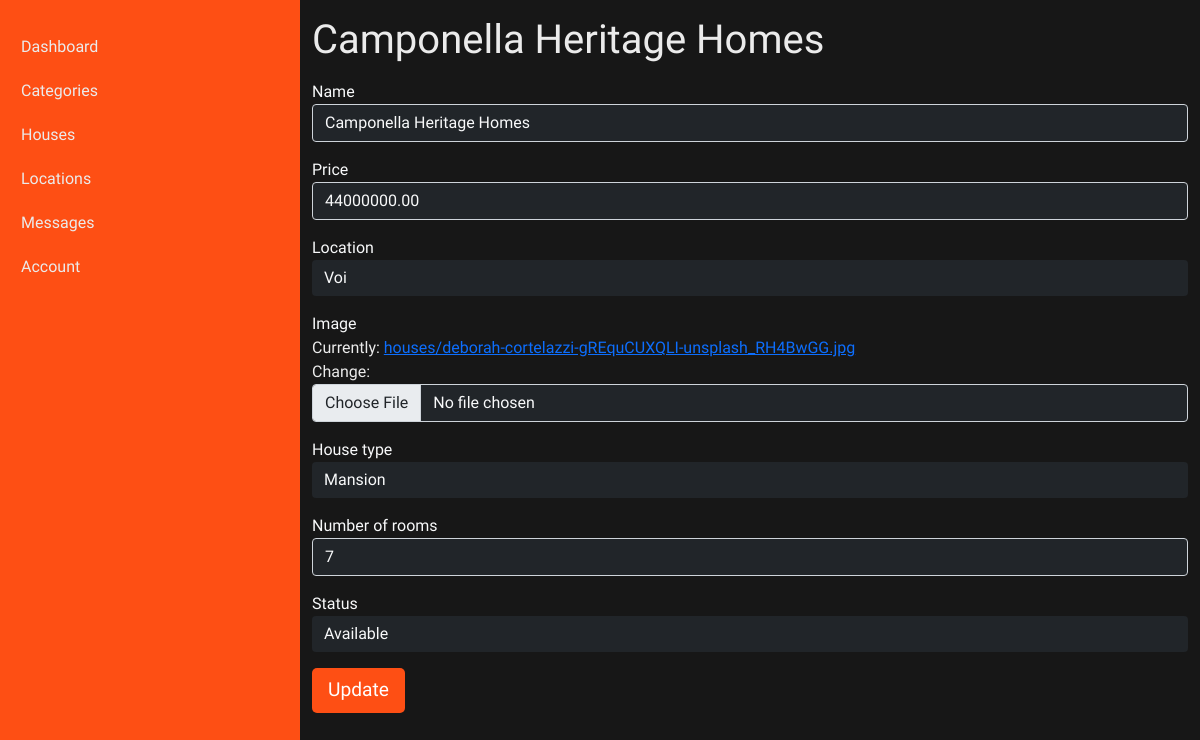
Page /staff/locations/houses/1/2 on the earlier database version.
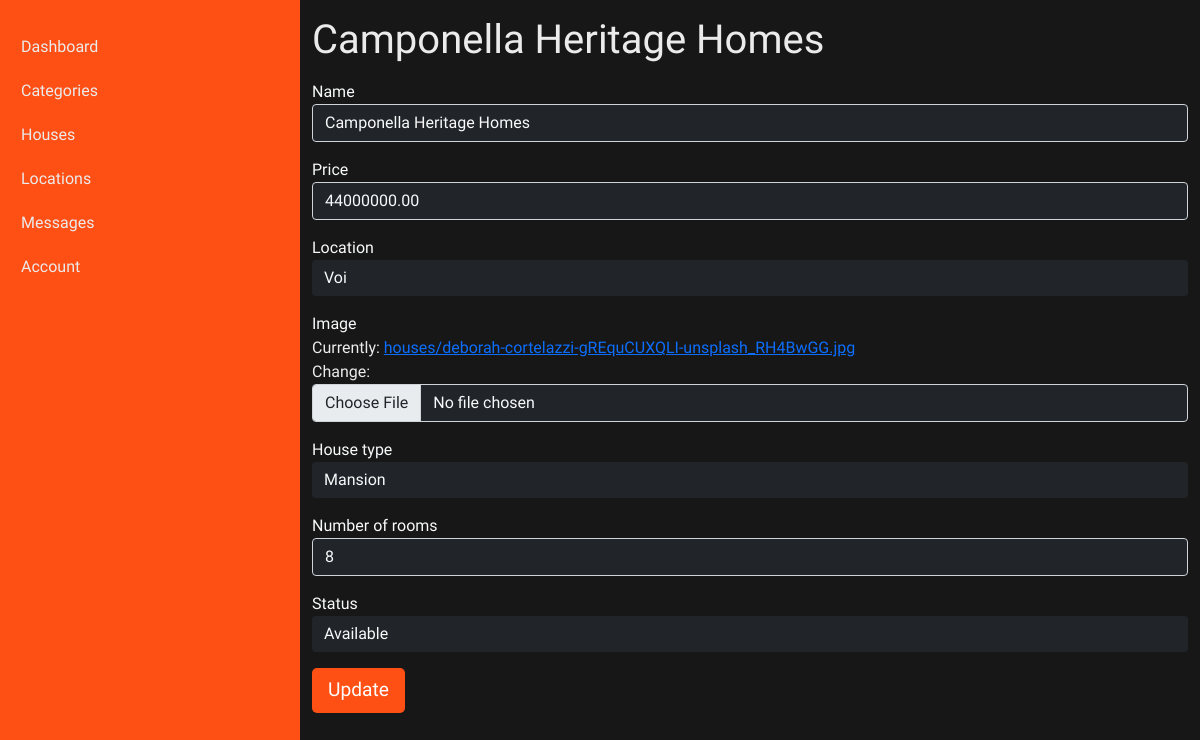
Same page on the later database version.
### staff/models.py (models this page shows, shortened)
class House(models.Model):
    AVAILABLE = 1
    UNAVAILABLE =2
    STATUS_CHOICES = (
        (AVAILABLE, "Available"),
        (UNAVAILABLE, "Unavailable")
    )
    name=models.CharField(max_length=100)
    price=models.DecimalField(decimal_places=2, max_digits=15)
    location=models.ForeignKey(Location, on_delete=models.PROTECT)
    image = models.ImageField(upload_to='houses')
    house_type = models.ForeignKey(HouseType, on_delete=models.PROTECT)
    number_of_rooms=models.IntegerField()
    status=models.IntegerField(choices=STATUS_CHOICES)

### staff/views.py (the view)
# urls.py: path('locations/houses/<location_id>/<house_id>', house, name="house"),
def house(request, location_id, house_id):
    house = House.objects.filter(id=house_id).first()
    form = HouseForm(instance=house)
    if request.method == "POST":
        print(request.POST)
        if dict(request.POST) != model_to_dict(house):
            form = HouseForm(request.POST, request.FILES, instance=house)
            if form.is_valid:
                form.save()
    context = {
        "house": house,
        "form": form
    }
    return render(request, "staff/house.html", context)

### staff/forms.py
class HouseForm(ModelForm):
    class Meta:
        model=House
        fields= '__all__'  #['name', 'location']

### staff/models.py (called while the page is built)
    def __str__(self):
        return self.name

    def __str__(self):
        return self.name

### templates/staff/house.html (shortened to what this page needs)
{% extends 'layouts/staff_base.html' %}
{% load static %}
{% load widget_tweaks %}
{% block content %}
    <div class="container">
        <h1 class="mt-3">{{ house.name }}</h1>
    <form action="{% url 'staff:house'  house.location.id house.id  %}" method="POST" enctype="multipart/form-data" class="mt-3">
        {% include 'components/form.html' %}
        <button class="btn-custom-secondary" type="submit">Update</button>
    </form>
    </div>
{% endblock %}

### templates/components/form.html (shortened to what this page needs)
{% load static %}
{% load widget_tweaks %}
{% for input in form %}
    <div class="form-group">
        <label class="font-weight-bold text-light">{{ input.label }} {% if field.required %}<span class="text-danger">*</span>{% endif %}</label>
        <p>{{ input|add_class:'form-control bg-dark text-light' }}</p>
    </div>
{% endfor %}

Differences in the rows shown:
changed House "Camponella Heritage Homes": number_of_rooms "7" → "8"
